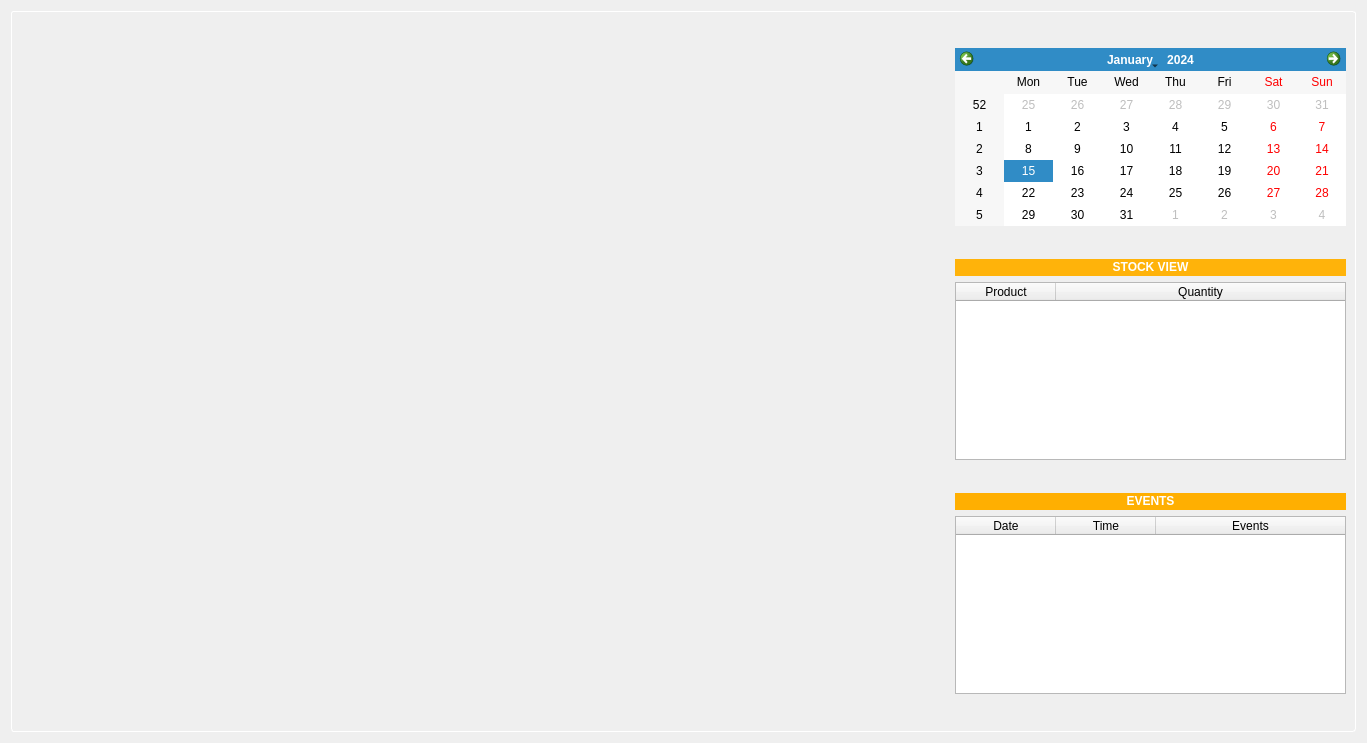
<?xml version="1.0" encoding="UTF-8"?>
<ui version="4.0">
 <class>Home</class>
 <widget class="QWidget" name="Home">
  <property name="geometry">
   <rect>
    <x>0</x>
    <y>0</y>
    <width>1367</width>
    <height>743</height>
   </rect>
  </property>
  <property name="windowTitle">
   <string>Form</string>
  </property>
  <property name="styleSheet">
   <string notr="true">QFrame#GlossyFrame {
 border: 1px solid white;
 border-radius: 3px;
 background: qradialgradient(
   cx: 0.5, cy: -1.8,
   fx: 0.5, fy: 0,
   radius: 2, 
   stop: 0 #9aa9be,
   stop: 1 #293859);
  font: bold;
}
#GlossyFrame QLabel#Title {
 background: transparent;
 color: white;
}
 #GlossyFrame QLabel#STOCK {
 background: transparent;
 color: white;
}
</string>
  </property>
  <layout class="QGridLayout" name="gridLayout">
   <item row="0" column="0">
    <widget class="QFrame" name="GlossyFrame">
     <property name="styleSheet">
      <string notr="true">
 
</string>
     </property>
     <property name="frameShape">
      <enum>QFrame::StyledPanel</enum>
     </property>
     <property name="frameShadow">
      <enum>QFrame::Raised</enum>
     </property>
     <layout class="QGridLayout" name="gridLayout_5">
      <item row="0" column="1" rowspan="2" colspan="2">
       <widget class="QLabel" name="label">
        <property name="maximumSize">
         <size>
          <width>271</width>
          <height>291</height>
         </size>
        </property>
        <property name="text">
         <string/>
        </property>
        <property name="pixmap">
         <pixmap resource="toddlers.qrc">:/icon/logo.png</pixmap>
        </property>
       </widget>
      </item>
      <item row="0" column="3" rowspan="2">
       <layout class="QGridLayout" name="gridLayout_4">
        <item row="0" column="0">
         <widget class="QCalendarWidget" name="calendarWidget">
          <property name="maximumSize">
           <size>
            <width>391</width>
            <height>178</height>
           </size>
          </property>
         </widget>
        </item>
        <item row="1" column="0">
         <layout class="QGridLayout" name="gridLayout_2">
          <item row="0" column="0">
           <widget class="QLabel" name="STOCK">
            <property name="maximumSize">
             <size>
              <width>391</width>
              <height>17</height>
             </size>
            </property>
            <property name="styleSheet">
             <string notr="true">background-color: rgb(255, 179, 10);</string>
            </property>
            <property name="text">
             <string>&lt;html&gt;&lt;head/&gt;&lt;body&gt;&lt;p align=&quot;center&quot;&gt;&lt;span style=&quot; font-weight:600;&quot;&gt;STOCK VIEW&lt;/span&gt;&lt;/p&gt;&lt;/body&gt;&lt;/html&gt;</string>
            </property>
           </widget>
          </item>
          <item row="1" column="0">
           <widget class="QTableWidget" name="tableWidget">
            <property name="maximumSize">
             <size>
              <width>391</width>
              <height>178</height>
             </size>
            </property>
            <attribute name="horizontalHeaderStretchLastSection">
             <bool>true</bool>
            </attribute>
            <column>
             <property name="text">
              <string>Product</string>
             </property>
            </column>
            <column>
             <property name="text">
              <string>Quantity</string>
             </property>
            </column>
           </widget>
          </item>
         </layout>
        </item>
        <item row="2" column="0">
         <layout class="QGridLayout" name="gridLayout_3">
          <item row="0" column="0">
           <widget class="QLabel" name="Title">
            <property name="maximumSize">
             <size>
              <width>391</width>
              <height>17</height>
             </size>
            </property>
            <property name="styleSheet">
             <string notr="true">background-color: rgb(255, 175, 1);</string>
            </property>
            <property name="text">
             <string>&lt;html&gt;&lt;head/&gt;&lt;body&gt;&lt;p align=&quot;center&quot;&gt;&lt;span style=&quot; font-weight:600;&quot;&gt;EVENTS&lt;/span&gt;&lt;/p&gt;&lt;/body&gt;&lt;/html&gt;</string>
            </property>
           </widget>
          </item>
          <item row="1" column="0">
           <widget class="QTableWidget" name="events">
            <property name="maximumSize">
             <size>
              <width>391</width>
              <height>178</height>
             </size>
            </property>
            <attribute name="horizontalHeaderStretchLastSection">
             <bool>true</bool>
            </attribute>
            <column>
             <property name="text">
              <string>Date</string>
             </property>
            </column>
            <column>
             <property name="text">
              <string>Time</string>
             </property>
            </column>
            <column>
             <property name="text">
              <string>Events</string>
             </property>
            </column>
           </widget>
          </item>
         </layout>
        </item>
       </layout>
      </item>
      <item row="1" column="0">
       <spacer name="horizontalSpacer">
        <property name="orientation">
         <enum>Qt::Horizontal</enum>
        </property>
        <property name="sizeHint" stdset="0">
         <size>
          <width>434</width>
          <height>20</height>
         </size>
        </property>
       </spacer>
      </item>
      <item row="1" column="2">
       <spacer name="horizontalSpacer_2">
        <property name="orientation">
         <enum>Qt::Horizontal</enum>
        </property>
        <property name="sizeHint" stdset="0">
         <size>
          <width>434</width>
          <height>20</height>
         </size>
        </property>
       </spacer>
      </item>
     </layout>
    </widget>
   </item>
  </layout>
 </widget>
 <resources>
  <include location="toddlers.qrc"/>
 </resources>
 <connections/>
</ui>
